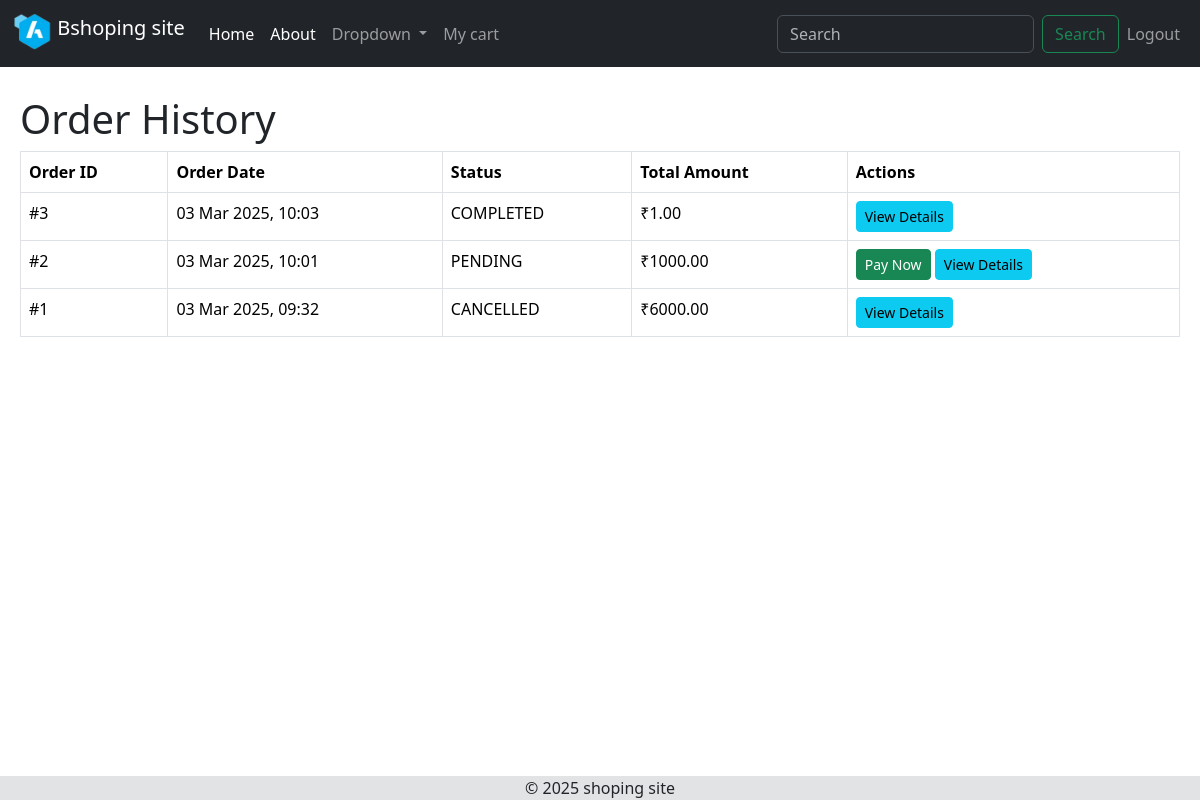
The app's page /orders/orders/history/ (signed in), older data.
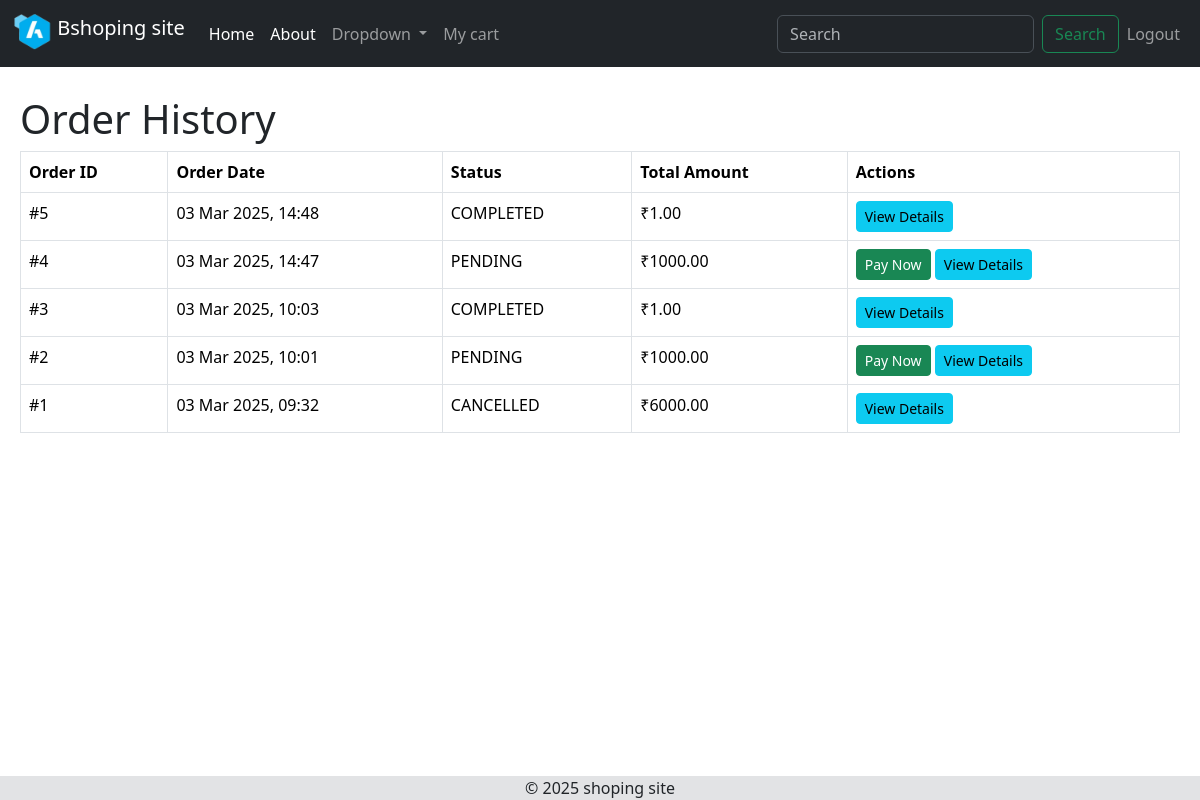
The same page, newer data.
### orders/models.py (models this page shows, shortened)
class Order(models.Model):
    user = models.ForeignKey(User, on_delete=models.CASCADE)
    order_date = models.DateTimeField(auto_now_add=True)
    total_amount = models.DecimalField(max_digits=10, decimal_places=2)
    status = models.CharField(max_length=20, choices=[('PENDING','Pending'),('COMPLETED','Completed')])
    razorpay_order_id = models.CharField(max_length=255)
    address = models.ForeignKey(Address, on_delete=models.CASCADE, null=True, blank=True, related_name="orders")

### orders/views.py (the view)
# urls.py: path('orders/history/', views.order_history, name='order_history'),
@login_required
def order_history(request):
    orders = Order.objects.filter(user=request.user).prefetch_related('order_details').order_by('-order_date')
    return render(request, 'order_history.html', {'orders': orders})

### orders/templates/order_history.html (shortened to what this page needs)
{% extends 'base.html' %}
{% load static %}
{% block content %}
<h1>Order History</h1>
{% if orders %}
<table class="table table-bordered">
    <thead>
        <tr>
            <th>Order ID</th>
            <th>Order Date</th>
            <th>Status</th>
            <th>Total Amount</th>
            <th>Actions</th>
        </tr>
    </thead>
    <tbody>
        {% for order in orders %}
        <tr>
            <td>#{{ order.id }}</td>
            <td>{{ order.order_date|date:"d M Y, H:i" }}</td>
            <td>{{ order.status }}</td>
            <td>₹{{ order.total_amount }}</td>
            <td>
                {% if order.status == 'PENDING' %}
                    <a href="{% url 'payment:create_razorpay_order' order.id %}" class="btn btn-success btn-sm">
                        Pay Now
                    </a>
                {% endif %}
                <a href="{% url 'order_detail' order.id %}" class="btn btn-info btn-sm">
                    View Details
                </a>
            </td>
        </tr>
        {% endfor %}
    </tbody>
</table>
{% else %}
<p>No orders found.</p>
<a href="{% url 'prod_page' %}" class="btn btn-primary">Start Shopping</a>
{% endif %}
{% endblock %}

Row changes from the older to the newer data that the page shows:
added Order: id "5", order_date "03 Mar 2025, 14:48", status "COMPLETED", total_amount "1.00"
added Order: id "4", order_date "03 Mar 2025, 14:47", status "PENDING", total_amount "1000.00", shows "Pay Now"
